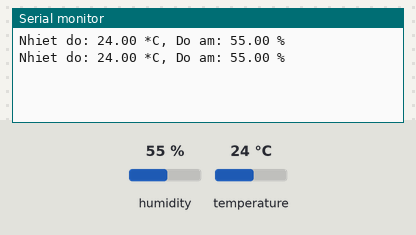
This sketch was run on a simulated Arduino Uno, built with avr-gcc and run on an emulated ATmega328P. On the bench: the last lines printed to the serial monitor. The inputs (shaded band) are chosen by the test bench; at power-on: humidity 55 %, temperature 24 °C.

Above: at 4.8 s.
4.9 s: humidity set to 22 %
At 6.5 s:
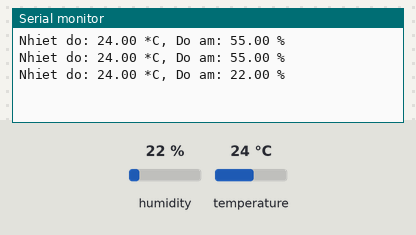
7.9 s: temperature set to 12 °C
At 9.4 s:
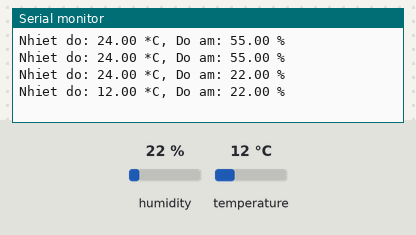
10.9 s: humidity set to 40 %
At 13.0 s:
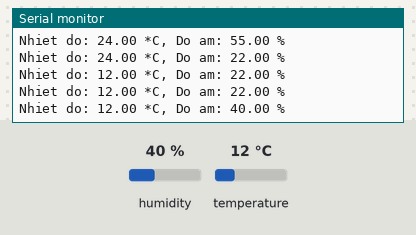
Timing chart, 0 to 14.5 s (numbered marks = the images above; inputs shaded):
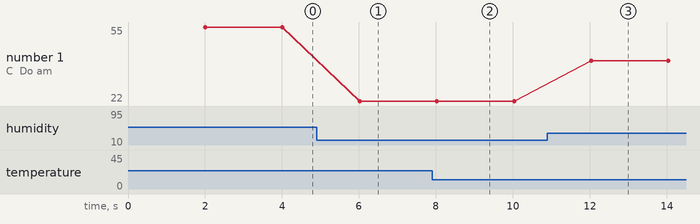

The sketch:

dht22.ino
```cpp
#include "DHT.h"

#define DHTPIN 19      // chân data của DHT22 nối vào pin số 2 Arduino
#define DHTTYPE DHT22 // định nghĩa loại cảm biến (DHT11 hoặc DHT22)

DHT dht(DHTPIN, DHTTYPE);

void setup() {
  Serial.begin(115200);
  dht.begin(); // khởi động cảm biến
}

void loop() {
  delay(2000); // DHT22 cần khoảng 2 giây để lấy dữ liệu mới

  float h = dht.readHumidity();    // đọc độ ẩm
  float t = dht.readTemperature(); // đọc nhiệt độ C

  // kiểm tra nếu dữ liệu không hợp lệ (NaN)
  if (isnan(h) || isnan(t)) {
    Serial.println("Loi khi doc cam bien DHT22!");
    return;
  }

  Serial.print("Nhiet do: ");
  Serial.print(t);
  Serial.print(" *C, Do am: ");
  Serial.print(h);
  Serial.println(" %");
}
```

Measured:
- after the input at 4.9 s, the serial monitor: prints a new line after 1.1 s (image 1)
- after the input at 7.9 s, the serial monitor: prints a new line after 0.12 s (image 2)
- after the input at 10.9 s, the serial monitor: prints a new line after 1.1 s (image 3)
- plotted number 1: 55 → 22 after the input at 4.9 s, 22 → 40 after the input at 10.9 s
